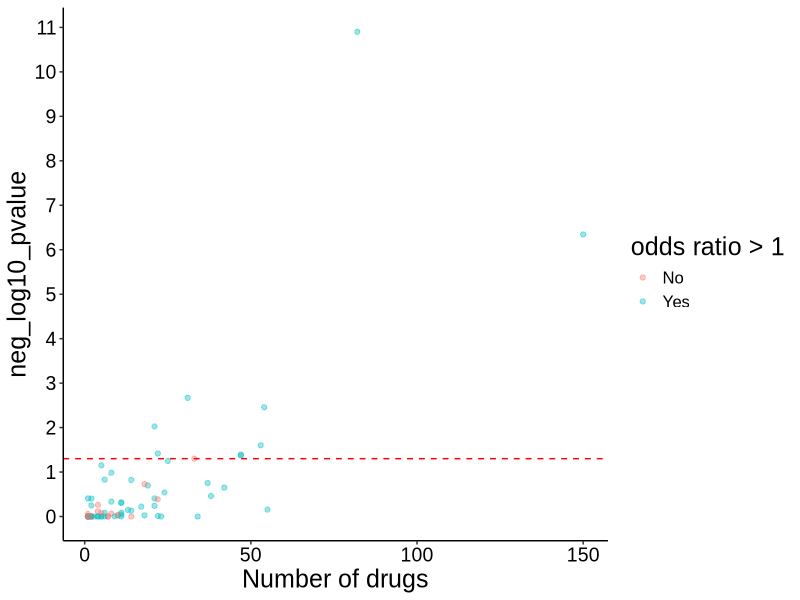
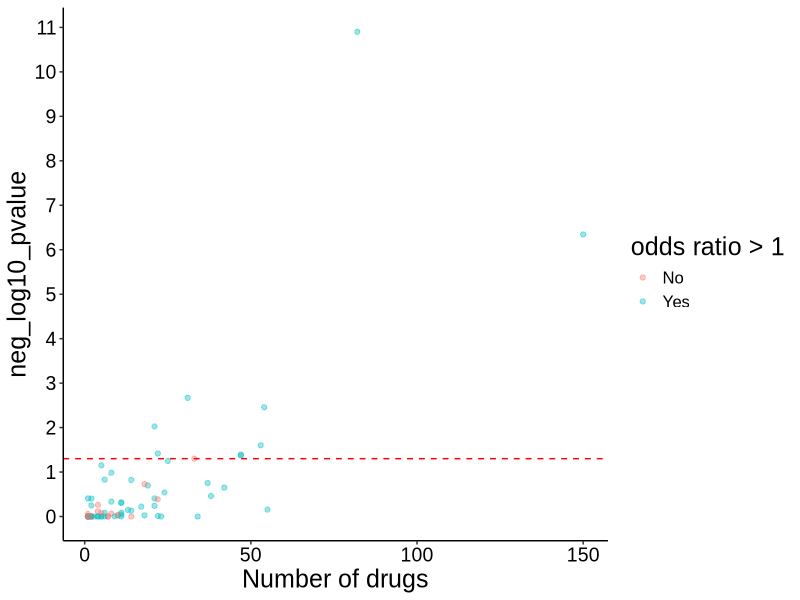
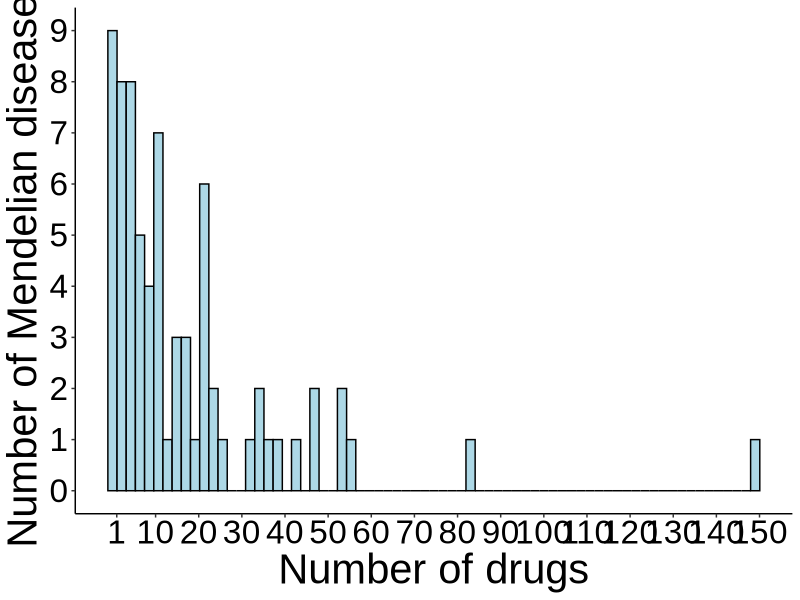
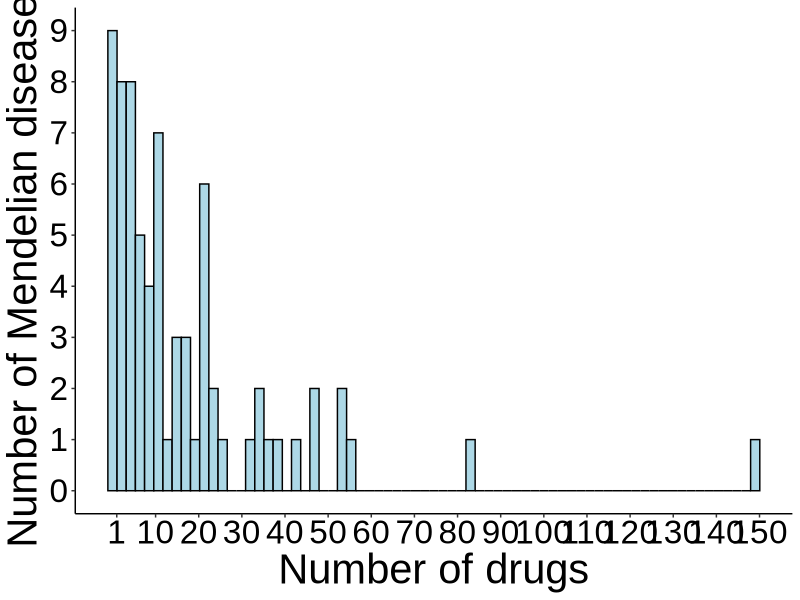
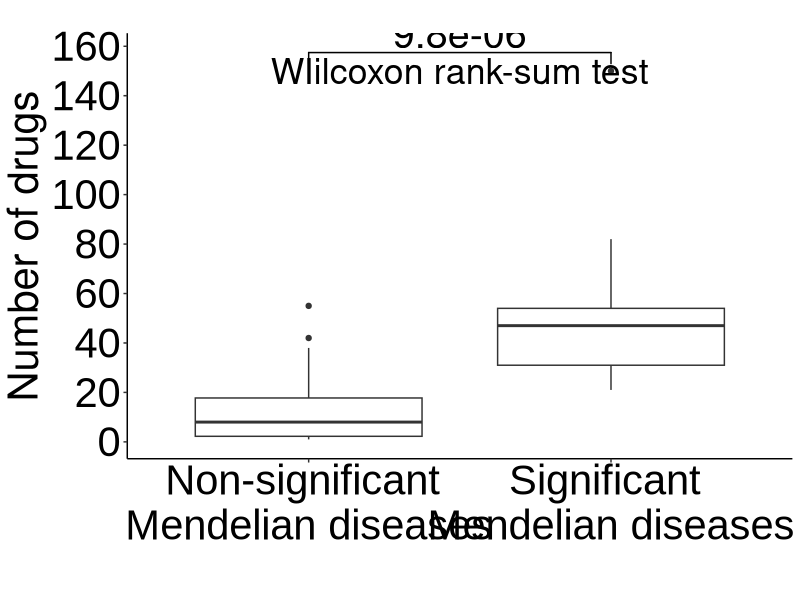
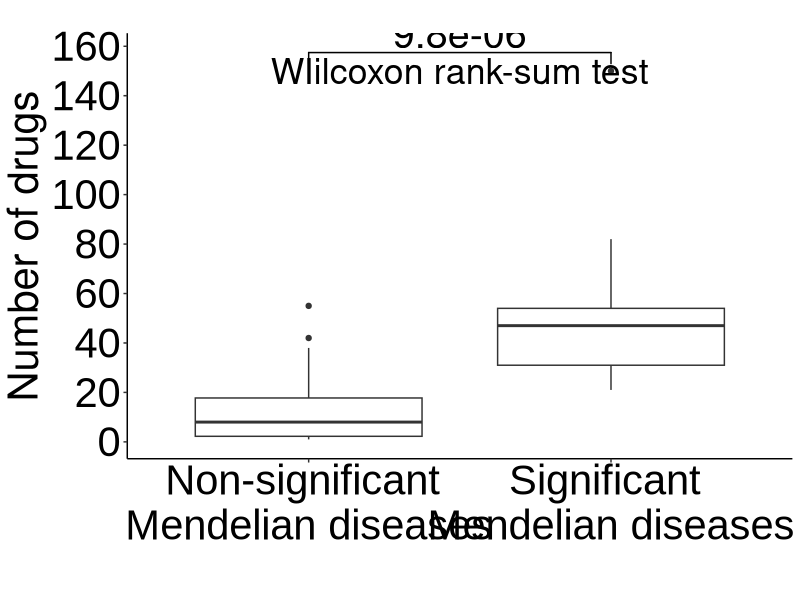

Generate these figures, in order, with R: (Note: a time limit stopped this script after it produced the figures.)
### This script implements the per Mendelian disease analysis ###

library(dplyr)
library(data.table)
library(ggplot2)
library(ggsignif)

## Set type for image compression based on operating system
## For macOS, X11 installation is required (link: https://www.xquartz.org/)
# if Windows OS
if (Sys.info()['sysname'] == "Windows") {
  type_compression = "windows"
} 
# if Linux
if (Sys.info()['sysname'] == "Linux") {
  type_compression = "windows"
}
# if macOS
if (Sys.info()['sysname'] == "Darwin") {
  type_compression = "cairo"
} 

## -- load data -- ##

# Mendelian - complex disease comorbidities
md_cd_comorbidities = fread("processed_data/md_cd_comorbidities.txt")
unique_cd = unique(md_cd_comorbidities$complex_disease)
unique_md = unique(md_cd_comorbidities$mendelian_disease)

# complex disease categories
complex_disease_categories = data.table::fread("processed_data/complex_disease_category.txt")
md_cd_comorbidities = left_join(md_cd_comorbidities, complex_disease_categories, by = "complex_disease")

# indicated/investigated drugs for the complex diseases
investigated_indicated_drugs = fread("processed_data/drugs_inv_ind_per_disease.txt")
investigated_indicated_drugs = reshape2::melt(investigated_indicated_drugs, "drugbank_id", colnames(investigated_indicated_drugs)[2:ncol(investigated_indicated_drugs)])
investigated_indicated_drugs = na.omit(investigated_indicated_drugs) ; rownames(investigated_indicated_drugs) = NULL
investigated_indicated_drugs = investigated_indicated_drugs %>%
  dplyr::select(drugbank_id, complex_disease = variable) %>%
  distinct()

# Mendelian disease causal genes
md_genes = data.table::fread("processed_data/md_genes.txt")

# drug - targets
db_drug_targets = fread("processed_data/drugbank_all_drugs_known_targets.txt") %>%
  dplyr::select(db_id, drug_target) %>% 
  distinct()

# number of gene-targets per drug
drugs_nr_targets = fread("processed_data/drugbank_all_drugs_known_targets.txt") %>%
  dplyr::select(db_id, drug_target) %>%
  distinct() %>%
  group_by(db_id) %>% 
  mutate(total_targets = length(drug_target)) %>%
  dplyr::select(db_id, total_targets) %>% 
  ungroup() %>%
  distinct()

## -- find drugs targeting each Mendelian disease genes -- ##

# empty list - each element is a mendelian disease
md_comorbidities = list()
for (md in unique_md) {
  md_comorbidities[[md]] = md_cd_comorbidities %>% filter(mendelian_disease == md) %>% dplyr::select(-comorbidity)
} ; rm(md)

# annotate with Mendelian disease genes
for (i in 1:length(md_comorbidities)) {
  
  # add Mendelian disease genes
  md_comorbidities[[i]] = left_join(md_comorbidities[[i]], md_genes, by = "mendelian_disease")
  md_comorbidities[[i]] = md_comorbidities[[i]] %>% 
    dplyr::select(complex_disease, disease_category, md_gene = causal_gene) %>%
    distinct()
  
  # add drugs targeting the Mendelian disease genes
  md_comorbidities[[i]] = left_join(md_comorbidities[[i]], db_drug_targets, by = c("md_gene" = "drug_target"))
  if (sum(is.na(md_comorbidities[[i]]$db_id)) != 0) {
    md_comorbidities[[i]] = md_comorbidities[[i]][-which(is.na(md_comorbidities[[i]]$db_id)), ] ; rownames(md_comorbidities[[i]]) = NULL
  }
  
  # keep needed columns
  md_comorbidities[[i]] = md_comorbidities[[i]] %>% 
    dplyr::select(complex_disease, disease_category, db_id) %>%
    distinct()
  
  cat(i, "\n")
} ; rm(i)

### NOTE: 19 Mendelian diseases are causally associated with genes NOT targeted by any existing drug with know drug targets
### Therefore, we remove them from the downstream analysis
md_comorbidities = md_comorbidities[lapply(md_comorbidities, nrow) > 0] # 71 Mendelian diseases remain

## -- logistic regression per Mendelian disease -- ##

# create list of logistic regression inputs for each Mendelian disease
log_reg_input = vector("list", length = length(md_comorbidities))
names(log_reg_input) = names(md_comorbidities)

for (i in 1:length(md_comorbidities)) {
  
  # if drugs are recommended for repurposing...
  if (nrow(md_comorbidities[[i]]) != 0) {
    
    ## candidate drugs
    candidate_drugs_temp = unique(md_comorbidities[[i]]$db_id)
    
    ## complex diseases that these drugs are recommended for repurposing
    complex_diseases_temp = unique(md_comorbidities[[i]]$complex_disease)
    
    ## complex diseases these drugs are indicated/investigated
    # not all drugs will be indicated/investigated for a disease --> keep this in mind when you build the logistic regression input data frame
    ind_inv_temp = investigated_indicated_drugs %>%
      filter(drugbank_id %in% candidate_drugs_temp) %>%
      mutate(indicated_investigated = 1)
    
    ## create logistic regression input
    
    # each row should be a drug-complex disease pair
    log_reg_input[[i]] = data.frame(drug = rep(candidate_drugs_temp, each = length(unique_cd)))
    
    # add complex diseases
    log_reg_input[[i]]$disease = unique_cd

    # add disease category
    log_reg_input[[i]] = left_join(log_reg_input[[i]], complex_disease_categories, by = c("disease" = "complex_disease"))
    
    # add number of targets
    log_reg_input[[i]] = left_join(log_reg_input[[i]], drugs_nr_targets, by = c("drug" = "db_id"))
    
    # add indicated/investigated drugs
    log_reg_input[[i]] = left_join(log_reg_input[[i]], ind_inv_temp, by = c("drug" = "drugbank_id", "disease" = "complex_disease"))
    log_reg_input[[i]]$indicated_investigated = ifelse(is.na(log_reg_input[[i]]$indicated_investigated), 0, 1)
    
    # add drug candidates information
    log_reg_input[[i]]$recommended = ifelse(log_reg_input[[i]]$disease %in% complex_diseases_temp, 1, 0)
  }
  
  ## track progress
  cat(i, "\n")
} ; rm(i, candidate_drugs_temp, complex_diseases_temp, ind_inv_temp)

## run logistic regression
log_reg_results = vector("list", length = length(log_reg_input))
names(log_reg_results) = names(log_reg_input)

for (i in 1:length(log_reg_input)) {
  
  # run logistic regression
  glm_fits_temp = glm(indicated_investigated ~  disease_category + total_targets + recommended, 
                      data = log_reg_input[[i]], 
                      family = binomial())
  log_summary_temp = summary(glm_fits_temp)$coefficients
  
  # populate list
  log_reg_results[[i]] = log_summary_temp
    
  ## track progress
  cat(i, "\n")
} ; rm(i, glm_fits_temp, log_summary_temp)

## create a data frame with the results of logistic regression for each Mendelian disease
log_reg_results_summary = data.frame(mendelian_disease = names(md_comorbidities), beta = NA, pvalue = NA)

for (i in 1:length(log_reg_results)){
  
  log_reg_results[[i]] = data.frame(log_reg_results[[i]])
  log_reg_results_summary[i, "beta"] = log_reg_results[[i]]["recommended", "Estimate"]
  log_reg_results_summary[i, "pvalue"] = log_reg_results[[i]]["recommended", "Pr...z.."]
  
} ; rm(i)

log_reg_results_summary = log_reg_results_summary %>% 
  arrange(pvalue)
log_reg_results_summary %>% filter(pvalue < 0.05) %>% nrow() # 9 significant Mendelian diseases at a nominal level (p<0.05)

## -- annotate each Mendelian disease with number of complex disease comorbidities and number of drugs targeting its associated genes -- ##

## number of comorbidities per Mendelian disease
md_nr_comorbidities = md_cd_comorbidities %>%
  dplyr::select(mendelian_disease, complex_disease) %>%
  group_by(mendelian_disease) %>%
  mutate(nr_comorbidities = length(complex_disease)) %>%
  ungroup() %>%
  dplyr::select(mendelian_disease, nr_comorbidities) %>%
  distinct()
log_reg_results_summary = left_join(log_reg_results_summary, md_nr_comorbidities, by = "mendelian_disease")

## number of drugs targeting the genes associated with each Mendelian disease
md_genes_drugs = left_join(md_genes, db_drug_targets, by = c("causal_gene" = "drug_target"))
md_genes_drugs = na.omit(md_genes_drugs) ; rownames(md_genes_drugs) = NULL
md_genes_drugs = md_genes_drugs %>%
  group_by(mendelian_disease) %>% 
  mutate(nr_drugs = length(db_id)) %>%
  ungroup() %>%
  dplyr::select(mendelian_disease, nr_drugs) %>% 
  distinct()
log_reg_results_summary = left_join(log_reg_results_summary, md_genes_drugs, by = "mendelian_disease")

## -- visualizations -- ##
log_reg_results_summary = log_reg_results_summary %>% arrange(nr_comorbidities)
log_reg_results_summary$nr_comorbidities = factor(log_reg_results_summary$nr_comorbidities, levels = log_reg_results_summary$nr_comorbidities, labels = log_reg_results_summary$nr_comorbidities)
log_reg_results_summary$beta = ifelse(exp(log_reg_results_summary$beta) > 1, 1, 0)
log_reg_results_summary$beta = factor(log_reg_results_summary$beta, levels = c(0, 1), labels = c("No", "Yes")) # Yes --> OR > 1 | No --> OR < 1

fig_s3 = ggplot(log_reg_results_summary, aes(x = nr_drugs, y = -log10(pvalue))) +
  geom_point(alpha = 0.4, size = 1.5, aes(color = beta)) +
  # scale_x_discrete(breaks = seq(1, 61, 1)) +
  scale_y_continuous(breaks = seq(0, 11, 1)) +
  labs(color = "odds ratio > 1") +
  xlab("Number of drugs") +
  ylab("neg_log10_pvalue") +
  geom_hline(yintercept = -log10(0.05), linetype = "dashed", color = "red") +
  theme_classic() +
  theme(axis.text = element_text(size = 14, family = "Arial", color = "black"),
        axis.title = element_text(size = 18, family = "Arial", color = "black"),
        title = element_text(size = 18, family = "Arial", color = "black"), 
        legend.text = element_text(size = 12, family = "Arial", color = "black"))

fig_s3
ggsave(filename = "FigS3_per_MD_analysis_results.tiff", 
       path = "supplementary_figures/",
       width = 7, height = 5, device = 'tiff',
       dpi = 700, compression = "lzw", type = type_compression)
dev.off()

# histogram number of drugs per Mendelian disease
nr_genes_per_md = md_genes %>%
  group_by(mendelian_disease) %>%
  mutate(nr_genes = length(causal_gene)) %>%
  ungroup() %>%
  dplyr::select(mendelian_disease, nr_genes) %>%
  distinct()
log_reg_results_summary = left_join(log_reg_results_summary, nr_genes_per_md, by = "mendelian_disease")
log_reg_results_summary$drug_to_gene_ratio = log_reg_results_summary$nr_drugs / log_reg_results_summary$nr_genes

fig3a = ggplot(log_reg_results_summary, aes(x = nr_drugs)) +
  geom_histogram(color = "black", fill = "lightblue", bins = 71) +
  scale_x_continuous(breaks = c(1, 10, 20, 30, 40, 50, 60, 70, 80, 90, 100, 110, 120, 130, 140, 150)) +
  scale_y_continuous(breaks = seq(0, 9)) +
  xlab("Number of drugs") +
  ylab("Number of Mendelian diseases") +
  theme_classic() +
  theme(axis.text = element_text(size = 24, family = "Arial", color = "black"),
        axis.title = element_text(size = 30, family = "Arial", color = "black"))

fig3a
ggsave(filename = "Fig3A_drugs_per_MD.tiff", 
       path = "figures/",
       width = 12, height = 8, device = 'tiff',
       dpi = 700, compression = "lzw", type = type_compression)
dev.off()

# number of drugs - rank sum test
log_reg_results_summary$sig = ifelse(log_reg_results_summary$pvalue < 0.05, 1, 0)
log_reg_results_summary$sig = factor(log_reg_results_summary$sig, levels = c(0, 1), labels = c("Non-significant \nMendelian diseases", "Significant \nMendelian diseases"))
fig_3b = ggplot(log_reg_results_summary, aes(y = nr_drugs, x = sig)) +
  geom_boxplot() +
  # geom_jitter(width = 0.1, alpha = 0.5, size = 4) +
  xlab("") +
  ylab("Number of drugs") +
  labs(title = "") +
  scale_y_continuous(breaks = seq(0, 170, 20)) +
  theme_classic() +
  geom_signif(comparisons = list(c("Significant \nMendelian diseases", "Non-significant \nMendelian diseases")), test = "wilcox.test", test.args = list(alternative = "greater"),   
              map_signif_level = FALSE, textsize = 10) +
  annotate(geom = "text", x = 1.5, y = 150, label = "WIilcoxon rank-sum test", size = 9) +
  theme(axis.text = element_text(size = 30, family = "Arial", color = "black"),
        axis.title = element_text(size = 30),
        legend.position = "none")

fig_3b
ggsave(filename = "Fig3B_per_MD_drugs.tiff", 
       path = "figures/",
       width = 12, height = 12, device = 'tiff',
       dpi = 700, compression = "lzw", type = type_compression)
dev.off()

## -- observed vs permutations -- ##

## Excluding the possibility that our results are due to the high number of drugs rather than the information about comorbiditiy

# Mendelian - complex disease comorbidities
md_cd_comorbidities = md_cd_comorbidities %>% 
  dplyr::select(mendelian_disease, complex_disease) %>%
  arrange(mendelian_disease)

# drugs targeting md_genes
drugs_targeting_md_genes = left_join(md_genes, db_drug_targets, by = c("causal_gene" = "drug_target")) %>%
  na.omit() %>%
  dplyr::select(db_id) %>%
  distinct()

### -- observed -- ###

## create logistic regression input
# each row is a drug-complex disease pair
log_input_obs = data.frame(db_id = rep(drugs_targeting_md_genes$db_id, each = length(unique_cd)))

# add complex diseases
log_input_obs$complex_disease = unique_cd

# add disease category
log_input_obs = left_join(log_input_obs, complex_disease_categories, by = "complex_disease")

# add candidate drugs information
x = left_join(md_cd_comorbidities, md_genes, by = "mendelian_disease")
x = na.omit(x) ; rownames(x) = NULL
x = x %>% dplyr::select(complex_disease, causal_gene) %>% distinct
x = left_join(x, db_drug_targets, by = c("causal_gene" = "drug_target"))
x = na.omit(x) ; rownames(x) = NULL
x = x %>% dplyr::select(-causal_gene) %>% distinct()
x$recommended = 1
log_input_obs = left_join(log_input_obs, x, by = c("complex_disease", "db_id"))
log_input_obs$recommended = ifelse(is.na(log_input_obs$recommended), 0, 1)

# number of drug targets
log_input_obs = left_join(log_input_obs, drugs_nr_targets, by = c("db_id" = "db_id"))

# add investigated/indicated drugs
investigated_indicated_drugs$indicated_investigated = 1
log_input_obs = left_join(log_input_obs, investigated_indicated_drugs, by = c("db_id" = "drugbank_id", "complex_disease" = "complex_disease"))
log_input_obs$indicated_investigated = ifelse(is.na(log_input_obs$indicated_investigated), 0, 1)

# logistic regression
glm_fit_obs = glm(indicated_investigated ~ total_targets + disease_category + recommended,
                  data = log_input_obs, 
                  family = binomial())
log_reg_summary_obs = summary(glm_fit_obs)$coefficients
or_obs = exp(log_reg_summary_obs[8, 1])
pvalue_obs = log_reg_summary_obs[8, 4]

## -- permutations -- ##

## NOTE: in this permutation analysis, we shuffle the drugs targeting each Mendelian disease.
## This is equivalent to shuffling the rows of drugs in our logistic regression input

## create logistic regression input
# each row is a drug-complex disease pair
log_input_perm = data.frame(db_id = rep(drugs_targeting_md_genes$db_id, each = length(unique_cd)))

# add complex diseases
log_input_perm$complex_disease = unique_cd

# add disease category
log_input_perm = left_join(log_input_perm, complex_disease_categories, by = "complex_disease")

# add candidate drugs information
x = left_join(md_cd_comorbidities, md_genes, by = "mendelian_disease")
x = na.omit(x) ; rownames(x) = NULL
x = x %>% dplyr::select(complex_disease, causal_gene) %>% distinct
x = left_join(x, db_drug_targets, by = c("causal_gene" = "drug_target"))
x = na.omit(x) ; rownames(x) = NULL
x = x %>% dplyr::select(-causal_gene) %>% distinct()
x$recommended = 1
log_input_perm = left_join(log_input_perm, x, by = c("complex_disease", "db_id"))
log_input_perm$recommended = ifelse(is.na(log_input_perm$recommended), 0, 1)

## perform permutation analysis 
# empty data frame to populate with permutation results
log_reg_results_permutation = data.frame(permutation = NA,
                                         odds_ratio = NA,
                                         pvalue = NA)

for (permutation in 1:1000) {
  
  # shuffle the drugs
  drugs_original = unique(log_input_perm$db_id)
  drugs_shuffled = sample(drugs_original, replace = FALSE)
  log_input_perm_temp = log_input_perm
  log_input_perm_temp$db_id = rep(drugs_shuffled, each = 65)
  
  # add number of drug targets
  log_input_perm_temp = left_join(log_input_perm_temp, drugs_nr_targets, by = c("db_id" = "db_id"))
  
  # add investigated/indicated drugs
  log_input_perm_temp = left_join(log_input_perm_temp, investigated_indicated_drugs, by = c("db_id" = "drugbank_id", "complex_disease" = "complex_disease"))
  log_input_perm_temp$indicated_investigated = ifelse(is.na(log_input_perm_temp$indicated_investigated), 0, 1)
  
  # run logistic regression
  glm_fit_perm_temp = glm(indicated_investigated ~ total_targets + disease_category + recommended,
                          data = log_input_perm_temp, 
                          family = binomial())
  log_reg_summary_temp = summary(glm_fit_perm_temp)$coefficients
  
  # populate the results data frame
  log_reg_results_permutation[permutation, "permutation"] = permutation
  log_reg_results_permutation[permutation, "odds_ratio"] = exp(log_reg_summary_temp[8, 1])
  log_reg_results_permutation[permutation, "pvalue"] = log_reg_summary_temp[8, 4]

  ## track progress
  cat(permutation, "\n")
}

## calculate p-value after permutations
perm_pvalue = sum(pvalue_obs >= log_reg_results_permutation$pvalue) / 1000 # 0.018 = 1.8%
sum(or_obs <= log_reg_results_permutation$odds_ratio) / 1000 # 0.014 = 1.4%

# ## visualizations of results
# ggplot(log_reg_results_permutation, aes(x = odds_ratio)) +
#   geom_histogram(color = "black", fill = "lightblue") +
#   geom_vline(xintercept = or_obs, color = "red", linewidth = 0.8) +
#   xlab("Odds ratio") +
#   ylab("count") +
#   scale_x_continuous(breaks = seq(0, 2.25, 0.25), limits = c(0.75, 2.25)) +
#   annotate(geom = "text", x = 1.95, y = 145, label = paste0(sum(or_obs <= log_reg_results_permutation$odds_ratio) / 1000*100, "%"), size = 7, family = "Arial", color = "red", fontface = "bold") +
#   theme_classic() +
#   theme(axis.text = element_text(size = 20, family = "Arial", colour = "black"),
#         axis.title = element_text(size = 22, family = "Arial", colour = "black"))

## -- gene level analysis -- ##

# histogram of number of drugs per Mendelian gene
md_genes_drugs = left_join(md_genes, db_drug_targets, by = c("causal_gene" = "drug_target"))
md_genes_drugs = md_genes_drugs %>%
  dplyr::select(causal_gene, db_id) %>%
  distinct() %>%
  group_by(causal_gene) %>% 
  mutate(nr_drugs = if_else(sum(is.na(unique(db_id))) == 1, "0", "over_0")) %>%
  mutate(nr_drugs = if_else(nr_drugs != "0", length(unique(db_id)), 0)) %>%
  ungroup() %>%
  dplyr::select(causal_gene, nr_drugs) %>% 
  distinct() %>%
  filter(nr_drugs > 0)

fi3c = ggplot(md_genes_drugs, aes(x = nr_drugs)) +
  geom_histogram(color = "black", fill = "lightblue", bins = 75) +
  scale_x_continuous(breaks = c(1, 5, 10, 15, 20, 25, 30, 35, 40, 45, 50, 55, 60, 65, 70, 75, 80, 85)) +
  scale_y_continuous(breaks = seq(0, 75, 5)) +
  xlab("Number of drugs") +
  ylab("Number of genes") +
  theme_classic() +
  theme(axis.text = element_text(size = 24, family = "Arial", color = "black"),
        axis.title = element_text(size = 30, family = "Arial", color = "black"))

fi3c
ggsave(filename = "Fig3C_drugs_per_MD_gene.tiff", 
       path = "figures/",
       width = 12, height = 8, device = 'tiff',
       dpi = 700, compression = "lzw", type = type_compression)
dev.off()

## analysis per Mendelian disease gene
# keep druggable md genes
md_genes_druggable = md_genes %>% filter(causal_gene %in% db_drug_targets$drug_target)
unique_md_genes = unique(md_genes_druggable$causal_gene)
lr_inputs = vector("list", length(unique(unique_md_genes)))
names(lr_inputs) = unique_md_genes

for (i in 1:length(unique_md_genes)) {
  
  # gene
  md_gene_temp = unique_md_genes[[i]]
  
  # drugs targeting that gene
  drugs_targeting_md_gene_temp = db_drug_targets %>% filter(drug_target == md_gene_temp)
  drugs_targeting_md_gene_temp = unique(drugs_targeting_md_gene_temp$db_id)
  
  # Mendelian diseases linked to that gene
  md_disease_temp = md_genes %>% filter(causal_gene == md_gene_temp)
  md_disease_temp = unique(md_disease_temp$mendelian_disease)
  
  # comorbidities of these Mendelian diseases
  md_comorbidities_temp = md_cd_comorbidities %>% filter(mendelian_disease %in% md_disease_temp)
  md_comorbidities_temp = unique(md_comorbidities_temp$complex_disease)
  
  # each row should be a drug-complex disease pair
  log_input = data.frame(drug = rep(drugs_targeting_md_gene_temp, each = length(unique_cd)))
  
  # add complex diseases
  log_input$disease = unique_cd
  
  # add disease category
  log_input = left_join(log_input, complex_disease_categories, by = c("disease" = "complex_disease"))
  
  # add number of targets
  log_input = left_join(log_input, drugs_nr_targets, by = c("drug" = "db_id"))
  
  # add indicated/investigated drugs
  log_input = left_join(log_input, investigated_indicated_drugs, by = c("drug" = "drugbank_id", "disease" = "complex_disease"))
  log_input$indicated_investigated = ifelse(is.na(log_input$indicated_investigated), 0, 1)
  
  # add recommended candidate drugs
  log_input$recommended = ifelse(log_input$disease %in% md_comorbidities_temp, 1, 0)
  
  lr_inputs[[i]] = log_input
  
  cat(i, "-", length(unique_md_genes), "\n")
}

## run logistic regression
log_reg_results = data.frame(md_genes = unique_md_genes, comorbidity_OR = NA, comorbidity_P = NA)

for (i in 1:nrow(log_reg_results)) {
  
  # run logistic regression
  if (length(unique(lr_inputs[[i]]$total_targets)) == 1) {
    glm_fits_temp = glm(indicated_investigated ~  disease_category + recommended, 
                        data = lr_inputs[[i]], 
                        family = binomial())
    log_summary_temp = as.data.frame(summary(glm_fits_temp)$coefficients)
    log_reg_results[i, "comorbidity_OR"] = exp(log_summary_temp[7, 1])
    log_reg_results[i, "comorbidity_P"] = log_summary_temp[7, 4]
    
  }
  
  if (length(unique(lr_inputs[[i]]$total_targets)) > 1) {
    glm_fits_temp = glm(indicated_investigated ~  disease_category + total_targets + recommended, 
                        data = lr_inputs[[i]], 
                        family = binomial())
    log_summary_temp = as.data.frame(summary(glm_fits_temp)$coefficients)
    log_reg_results[i, "comorbidity_OR"] = exp(log_summary_temp[8, 1])
    log_reg_results[i, "comorbidity_P"] = log_summary_temp[8, 4]
  }
  
  cat(i, "-", nrow(log_reg_results), "\n")
}

log_reg_results$sig = ifelse(log_reg_results$comorbidity_P < 0.05, 1, 0)

## add nr of targets for each MD gene
md_genes_druggable = left_join(md_genes_druggable, db_drug_targets, by = c("causal_gene" = "drug_target"))
md_genes_druggable = md_genes_druggable %>% 
  group_by(causal_gene) %>%
  mutate(nr_drugs = length(unique(db_id))) %>%
  ungroup() %>%
  distinct()
md_genes_nr_drugs = md_genes_druggable %>%
  dplyr::select(causal_gene, nr_drugs) %>% 
  distinct()

log_reg_results = left_join(log_reg_results, md_genes_nr_drugs, by = c("md_genes" = "causal_gene"))
log_reg_results$sig = factor(log_reg_results$sig, levels = c("0", "1"), labels = c("Non-significant \ngenes", "Significant \ngenes"))

# ggplot(log_reg_results, aes(x = sig, y = nr_drugs)) +
#   geom_boxplot() +
#   # geom_point(alpha = 0.5, position = "jitter") +
#   xlab("") +
#   ylab("Number of drugs") +
#   geom_signif(comparisons = list(c("Significant \ngenes", "Non-significant \ngenes")), test.args = list(alternative = "greater"), 
#               map_signif_level = FALSE, textsize = 10) +
#   annotate(geom = "text", x = 1.5, y = 85, label = "WIilcoxon rank-sum test", size = 9) +
#   scale_y_continuous(breaks = seq(0, 85, 10)) +
#   theme_classic() +
#   theme(axis.text = element_text(size = 30, family = "Arial", color = "black"),
#         axis.title = element_text(size = 30),
#         legend.position = "none")

## permutations analysis to exclude the possibility that the results are due to the high number of drugs targeting some of the genes
## each time, shuffle the predictor vector of "recommended" drugs based on comorbidity --> it is the same as shuffling the comorbidities of the Mendelian diseases
## linked to a gene
per_md_gene_permutation_results = vector("list", 1000)
names(per_md_gene_permutation_results) = paste0("permutation_", 1:1000)

for (permutation in 1:1000) {
  
  ## shuffle the predictor vector of "recommended"
  lr_inputs_permuted = lr_inputs
  lr_inputs_permuted = lapply(lr_inputs_permuted, function(x) {
    x$recommended = sample(x$recommended, size = nrow(x), replace = FALSE)
    return(x)
  })
  
  ## logistic regression
  log_reg_results_perm = data.table(md_gene = names(lr_inputs_permuted), 
                                    perm_OR = 0,
                                    perm_pvalue = 0)
  
  for (i in 1:nrow(log_reg_results_perm)) {
    
    # run logistic regression
    glm_fits_temp = glm(indicated_investigated ~ disease_category + total_targets + recommended, 
                        data = lr_inputs_permuted[[log_reg_results_perm[i, md_gene]]], 
                        family = binomial())
    log_summary_temp = summary(glm_fits_temp)$coefficients
    log_reg_results_perm[i, "perm_OR"] = exp(log_summary_temp["recommended", "Estimate"])
    log_reg_results_perm[i, "perm_pvalue"] = log_summary_temp["recommended", "Pr(>|z|)"]
  }
  
  # populate list
  per_md_gene_permutation_results[[paste0("permutation_", permutation)]] = log_reg_results_perm
  
  cat(permutation, "\n")
}

# calculate permuted p-values for each gene
per_md_gene_permuted_pvalues = data.table(md_gene = log_reg_results$md_genes, 
                                          perm_pvalue_OR_based = 0,
                                          perm_pvalue_pvalue_based = 0)
for (i in 1:nrow(per_md_gene_permuted_pvalues)) {
  gene_temp = per_md_gene_permuted_pvalues[i, md_gene]
  
  obs_or = log_reg_results[i, "comorbidity_OR"]
  obs_pvalue = log_reg_results[i, "comorbidity_P"]
  
  perm_or = c()
  perm_pvalue = c()
  for (z in 1:length(per_md_gene_permutation_results)) {
    perm_or = c(perm_or, per_md_gene_permutation_results[[z]][i, perm_OR])
    perm_pvalue = c(perm_pvalue, per_md_gene_permutation_results[[z]][i, perm_pvalue])
  }
  
  per_md_gene_permuted_pvalues[i, "perm_pvalue_OR_based"] = sum(obs_or <= perm_or) / 1000
  per_md_gene_permuted_pvalues[i, "perm_pvalue_pvalue_based"] = sum(obs_pvalue >= perm_pvalue) / 1000
  
  cat(i, "\n")
}

per_md_gene_permuted_pvalues$perm_sig = ifelse(per_md_gene_permuted_pvalues$perm_pvalue_OR_based < 0.05, 1, 0)

log_reg_results = left_join(log_reg_results, per_md_gene_permuted_pvalues[, c(1,4,5)], by = c("md_genes" = "md_gene"))
log_reg_results$perm_sig = ifelse(log_reg_results$sig == "Non-significant \ngenes", 0, log_reg_results$perm_sig) # 13 / 13 MD genes are signficant after permutations (comparing ORs of nominally significant genes)

log_reg_results$perm_sig = factor(log_reg_results$perm_sig, levels = c("0", "1"), labels = c("Non-significant \ngenes", "Significant \ngenes"))

fig_3d = ggplot(log_reg_results, aes(x = perm_sig, y = nr_drugs)) +
  geom_boxplot() +
  # geom_point(alpha = 0.5, position = "jitter") +
  xlab("") +
  ylab("Number of drugs") +
  geom_signif(comparisons = list(c("Significant \ngenes", "Non-significant \ngenes")), test.args = list(alternative = "greater"), 
              map_signif_level = FALSE, textsize = 10) +
  annotate(geom = "text", x = 1.5, y = 85, label = "WIilcoxon rank-sum test", size = 9) +
  scale_y_continuous(breaks = seq(0, 85, 10)) +
  theme_classic() +
  theme(axis.text = element_text(size = 30, family = "Arial", color = "black"),
        axis.title = element_text(size = 30),
        legend.position = "none")

fig_3d
ggsave(filename = "Fig3D_per_gene_drugs.tiff", 
       path = "figures/",
       width = 12, height = 12, device = 'tiff',
       dpi = 700, compression = "lzw", type = type_compression)
dev.off()
